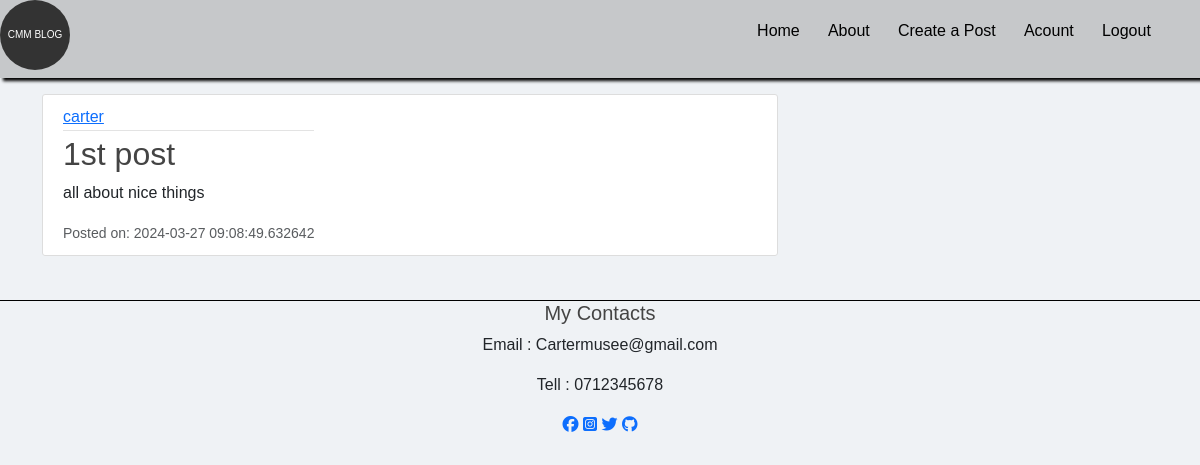
The app's page /post/1 (signed in) with its own data.
### flaskblog/modules.py (models this page shows, shortened)
class User(db.Model,UserMixin):
    id = db.Column(db.Integer, primary_key=True)
    username = db.Column(db.String(20), unique=True, nullable=False)
    email = db.Column(db.String(120), unique=True, nullable=False)
    image_file = db.Column(db.String(20), nullable=False, default='default.jpg')
    password = db.Column(db.String(60), nullable=False)
    post = db.relationship('Post',backref='author',lazy=True)

class Post(db.Model):
    id = db.Column(db.Integer, primary_key=True)
    title = db.Column(db.String(100), nullable=False)
    date_posted = db.Column(db.DateTime, nullable=False, default=datetime.utcnow)
    content = db.Column(db.Text(2000), nullable=False)
    user_id = db.Column(db.Integer(), db.ForeignKey('user.id'), nullable=False)

### flaskblog/routes.py (the view)
@app.route("/post/<int:post_id>",methods=['GET','POST'])
@login_required
def post(post_id):
    form = SearchForm()
    post = Post.query.get_or_404(post_id)
    return render_template('post.html',post=post)

### flaskblog/modules.py (called while the page is built)
@login_manager.user_loader
def load_user(user_id):
    return User.query.get(int(user_id))

### flaskblog/templates/post.html (shortened to what this page needs)
{% extends "layout.html" %}
{% block body%}
    <article class="media content-section">
        <div class="media-body">
          <div class="article-metadata">
            <a class="mr-2" href="{{ url_for('user_posts', username=post.author.username) }}">{{ post.author.username }}</a>
          </div>
          <h2 class="article-title">{{ post.title }}</h2>
          <p class="article-content">{{ post.content }}</p>
          <small class="text-muted">Posted on: {{ post.date_posted }}</small>
        </div>
      </article>
{% endblock %}

### flaskblog/static/main.css (style rules this page uses)
* { margin: 0; padding: 0; box-sizing: border-box; font-family: sans-serif; }
body { background: rgb(239, 242, 245); }
h1, h2, h3, h4, h5, h6 { color: #444444; }
.content-section { background: #ffffff; padding: 10px 20px; border: 1px solid #dddddd; border-radius: 3px; margin-bottom: 20px; }
.article-title { color: #444444; }
.article-content { white-space: pre-line; }
.article-metadata { padding-bottom: 1px; margin-bottom: 4px; border-bottom: 1px solid #e3e3e3 }
.media { display: flex; }

### records on screen
User: author.username "carter"
Post: title "1st post", content "all about nice things", date_posted "2024-03-27 09:08:49.632642"
